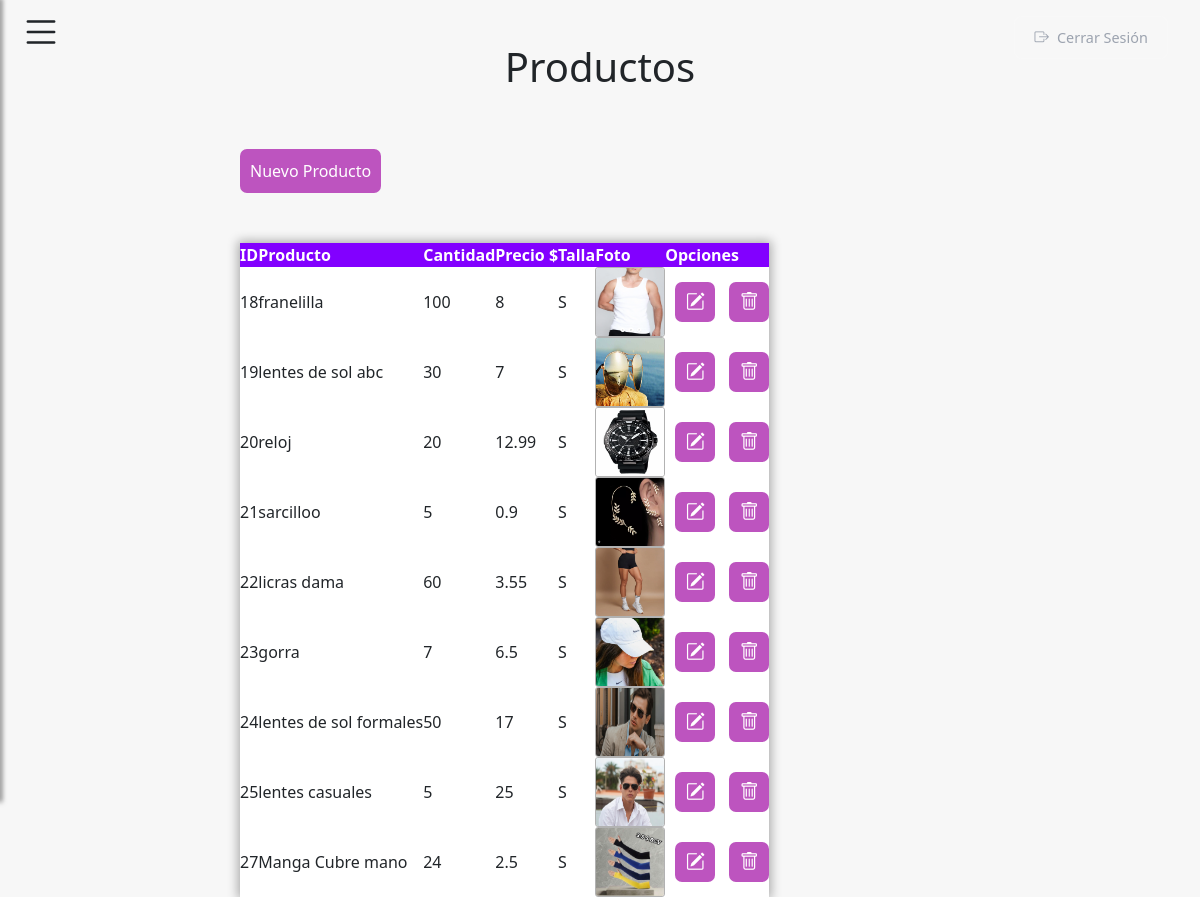
Page /productos (signed in) on the committed database.
### tables this page shows
CREATE TABLE "productos" (
	"id"	INTEGER,
	"producto"	TEXT,
	"cantidad"	TEXT,
	"precio"	TEXT,
	"talla"	TEXT, foto TEXT,
	PRIMARY KEY("id" AUTOINCREMENT)
);

### app.py (the view)
@app.route('/productos')
def productos():
    if 'usuario' not in session:
        print('Debes iniciar sesión para acceder a esta sección.', 'error')
        return redirect(url_for('login'))
    try:
        conn = sqlite3.connect(DATABASE)
        cursor = conn.cursor()
        cursor.execute("SELECT * FROM productos;") # Reemplaza por tu tabla real de stock
        datos = cursor.fetchall()
        conn.close()
    except sqlite3.Error:
        datos = [] # Si da error o está vacía, enviamos una lista vacía para que Jinja no rompa
    return render_template('productos.html', datos=datos)

### templates/productos.html (shortened to what this page needs)
{%extends 'base.html'%}
{%block contenido%}
<div class="logout-container-btn">
    <a href="/logout" class="btn-logout-store">
        <i class="bi bi-box-arrow-right"></i> Cerrar Sesión
    </a>
</div>
<h1 class="h1_ventas">Productos</h1>
<div class="div_tabla">
    <button class="nuevo_producto_btn" id="nuevo_producto_btn" data-bs-toggle="modal" data-bs-target="#modal_nuevo_producto">Nuevo Producto</button>
    <table id="myTable">
        <thead>
            <th>ID</th>
            <th>Producto</th>
            <th>Cantidad</th>
            <th>Precio $</th>
            <th>Talla</th>
            <th>Foto</th>
            <th>Opciones</th>
        </thead>
        <tbody>
            {%for x in datos%}
            <tr>
                <td>{{x[0]}}</td>
                <td>{{x[1]}}</td>
                <td>{{x[2]}}</td>
                <td>{{x[3]}}</td>
                <td>{{x[4]}}</td>
                <td><img data-bs-toggle="modal" data-bs-target="#modal_img_completa{{x[5]}}" class="img_tabla" src="{{url_for('static',filename=x[5])}}" alt=""></td>
                <td>
                    <button class="btn_option" data-bs-toggle="modal" data-bs-target="#edit_producto_modal{{x[0]}}"><i class="bi bi-pencil-square"></i></button>
                    <button class="btn_option" data-bs-toggle="modal" data-bs-target="#delet_producto_modal{{x[0]}}"><i class="bi bi-trash"></i></button>
                </td>
            </tr>
            {%endfor%}
        </tbody>
    </table>
</div>
{%endblock%}

### static/css/main.css (style rules this page uses)
* { padding: 0; margin: 0; }
body { position: relative; background-color: rgb(247, 247, 247); }

### static/css/variables.css (style rules this page uses)
:root { --morado:#4A2B8C; --rosado:#BD54BF; --rosado_hover:#f868e0; --rosado_claro:#F2B3E8; --hover_listas:rgb(196, 118, 255); --hover_tabla:rgb(244, 230, 255); --thead:#8200FF; }

### static/css/productos.css (style rules this page uses)
.img_tabla { border: 1px solid rgba(0, 0, 0, 0.301); width: 70px; height: 70px; border-radius: 3px; }

### static/css/botones.css (style rules this page uses)
.nuevo_producto_btn { background-color: var(--rosado); padding: 10px; color: white; border: none; margin-bottom: 50px; margin-top: 50px; border-radius: 7px; }
.btn_option { width: 40px; height: 40px; font-size: 19px; margin-left: 10px; color: white; background-color: var(--rosado); border: none; border-radius: 7px; }

### static/css/tabla.css (style rules this page uses)
.div_tabla { width: 60%; margin: auto; }
table { background-color: white; box-shadow: 0px 0px 10px 2px rgba(0, 0, 0, 0.322); }
table thead { background-color: var(--thead); color: white; }

### static/css/ventas.css (style rules this page uses)
.h1_ventas { text-align: center; }

### templates/productos.html (style rules this page uses)
.logout-container-btn { display: flex; justify-content: flex-end; padding: 1rem 2rem 0 0; margin-bottom: -1rem; }
.btn-logout-store { display: inline-flex; align-items: center; gap: 0.5rem; background-color: rgba(255, 255, 255, 0.05); border: 1px solid rgba(255, 255, 255, 0.1); color: #9ca3af; padding: 0.6rem 1.2rem; border-radius: 8px; text-decoration: none; font-size: 0.9rem; font-weight: 500; transition: all 0.3s ease; }

### rows in the picture
productos: id "18", producto "franelilla", cantidad "100", precio "8", talla "S", foto (picture)
productos: id "19", producto "lentes de sol abc", cantidad "30", precio "7", talla "S", foto (picture)
productos: id "20", producto "reloj", cantidad "20", precio "12.99", talla "S", foto (picture)
productos: id "21", producto "sarcilloo", cantidad "5", precio "0.9", talla "S", foto (picture)
productos: id "22", producto "licras dama", cantidad "60", precio "3.55", talla "S", foto (picture)
productos: id "23", producto "gorra", cantidad "7", precio "6.5", talla "S", foto (picture)
productos: id "24", producto "lentes de sol formales", cantidad "50", precio "17", talla "S", foto (picture)
productos: id "25", producto "lentes casuales", cantidad "5", precio "25", talla "S", foto (picture)
productos: id "27", producto "Manga Cubre mano", cantidad "24", precio "2.5", talla "S", foto (picture)
